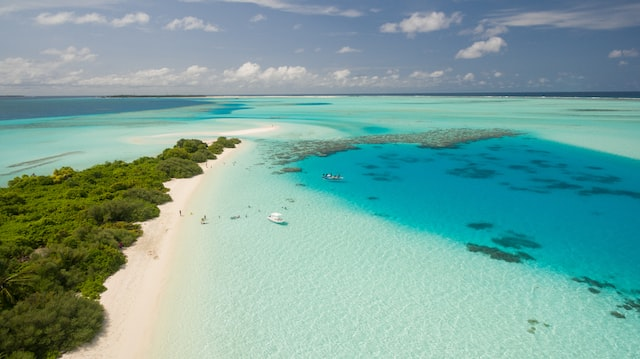
#> input picture stefan/atvd1/beach.jpg, 640 x 359 px
$ python main.py
#> lines starting #> are read from the running program, lines starting #| are printed output that depends on the picture
### Stefan/image.py
import cv2 as cv
import numpy as np
from copy import deepcopy as dpcp

class MyImage:
    """
    A custom class for working with images.

    Attributes:
    - name (str): the name of the file without extension
    - ext (str): the extension of the file
    - matrix (np.ndarray): the color image matrix
    - red (np.ndarray): the matrix of the red channel
    - green (np.ndarray): the matrix of the green channel
    - blue (np.ndarray): the matrix of the blue channel
    - gray (np.ndarray): the matrix of the grayscale image

    Methods:
    - __init__(filename: str): initializes the MyImage object with the file specified by filename.
    - getSingleColorImageFile(want: list): returns single color images for the given indices, and saves them as separate files.
    - getGrayValue(rgb: List[int]): returns a balanced grayscale value given a list of BGR components.
    - getOnlyColor(color: int): returns the color matrix with only one color channel.
    - getOnlyGrayImage(): returns the grayscale matrix with only one channel.
    - getOnlyBlueImage(): returns the blue channel matrix.
    - getOnlyGreenImage(): returns the green channel matrix.
    - getOnlyRedImage(): returns the red channel matrix.
    """


    def __init__(self, filename):
        # constructor to initialize instance variables
#> called with filename = 'beach.jpg'
        self.name, self.ext = filename.split(".")  # split file name and extension
        self.matrix = cv.imread(filename) # read the image file into a matrix
#> self.matrix is the input picture: shape (359, 640, 3); mean B, G, R 156.8, 164, 120.5
        self.blue = None # variable to store the blue color image
        self.green = None # variable to store the green color image
        self.red = None # variable to store the red color image
        self.gray = None # variable to store the grayscale image
        self.gradientMagnitude = None # variable to store how abruptly the pixels itensity changes from one to another
        self.meanGradientMagnitude = None # variable to store the mean of gradient magnitude
        self.rmsGradientMagnitude = None # variable to store the rms value of gradient magnitude
        self.stdvGradientMagnitude = None # variable to store the standard deviation value of gradient magnitude

    def getSingleColorImageFile(self, want : list):
        """
        This method creates single color images of the original image.
        It takes a list of integers as input which specifies which color images are to be created.

        want: list of integers. This parameter specifies which color images to be created. Each element of the list
        should be one of the following: 0 for blue, 1 for green, 2 for red, or any other value for gray.

        Example usage: getSingleColorImages([0, 2]) # creates only blue and red images

        """
        flag = False
        for number in want:
            # check the input list for the requested color images
            if not flag and (number < 0 or number > 2):
                self.gray = self.getOnlyGrayImage()
                cv.imwrite('Gray-' + self.name + '.' + self.ext, self.gray) # write the grayscale image to a file
                flag = True
            elif number == 0:
                self.blue = self.getOnlyBlueImage()
                cv.imwrite('Blue-' + self.name + '.' + self.ext, self.blue) # write the blue color image to a file
            elif number == 1:
                self.green = self.getOnlyGreenImage()
                cv.imwrite('Green-' + self.name + '.' + self.ext, self.green) # write the green color image to a file
            elif number == 2:
                self.red = self.getOnlyRedImage()
                cv.imwrite('Red-' + self.name + '.' + self.ext, self.red) # write the red color image to a file
#> this loop made 3 passes
#> pass 1, in getSingleColorImageFile, `self.blue = self.getOnlyBlueImage()`:
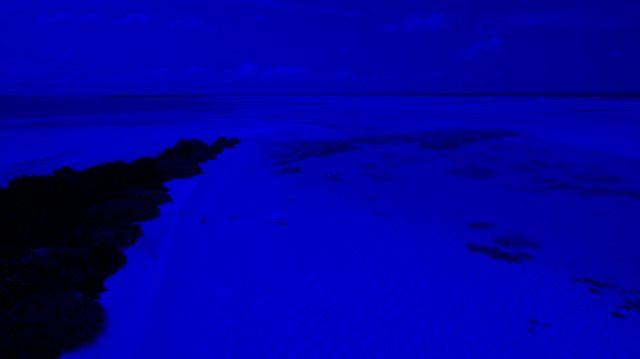
#> self.blue: shape (359, 640, 3); mean B, G, R 156.8, 0, 0
#> pass 2, in getSingleColorImageFile, `self.green = self.getOnlyGreenImage()`:
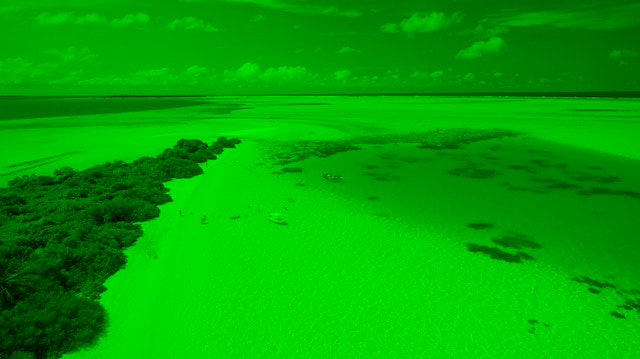
#> self.green: shape (359, 640, 3); mean B, G, R 0, 164, 0
#> pass 3, in getSingleColorImageFile, `self.red = self.getOnlyRedImage()`:
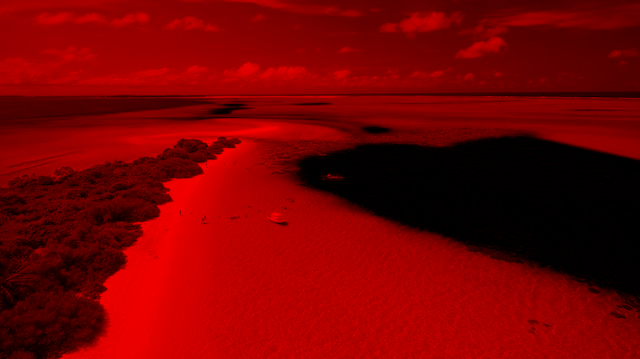
#> self.red: shape (359, 640, 3); mean B, G, R 0, 0, 120.5
#> after the loop, flag = False
#| 359 X 640


    def getGrayValue(self, bgr):
        """
        This method takes an BGR color value and returns the corresponding grayscale value.

        bgr: list of 3 integers. Each element should be an integer between 0 and 255, representing the blue,
        green, and red color values of a pixel in the image.

        returns: a rounded single float representing the corresponding grayscale value.
        """
        R = bgr[2]
        G = bgr[1]
        B = bgr[0]
        return np.float32(0.2989 * R + 0.5870 * G + 0.1140 * B)

    def getOnlyColor(self, color):
        """
        Returns a matrix with only one color, specified by the `color` parameter (0 for blue, 1 for green, 2 for red).
        If an invalid color is specified, returns a grayscale image instead.
        """
        # If an invalid color is specified, return a grayscale image
        if color < 0 or color > 2:
            return self.getOnlyGrayImage()

        # Make a copy of the original matrix to avoid modifying the original image
        m = dpcp(self.matrix)

        # Loop over all the pixels in the matrix and set all color components except the specified one to zero
        for idx in [0, 1, 2]:
            if idx == color:
                continue
            m[:, :, idx] = 0
        return m

    def getOnlyGrayImage(self):
        """
         Returns a color matrix with the value of BGR components turned into a single, balanced grayscale value.
        """
        # Create a matrix full of zeros with shape identical to the original matrix to avoid modifying the original image
        m = np.zeros((len(self.matrix), len(self.matrix[0])), dtype=np.float32)
#> m: shape (359, 640) float32; every value is 0

        # Loop over all the pixels in the matrix and calculate their grayscale value
        for i in range(len(m)):
            for j in range(len(m[i])):
                # Call the getGrayValue method to calculate the balanced grayscale value
                m[i, j] = self.getGrayValue(self.matrix[i, j])
#> this loop made 359 passes
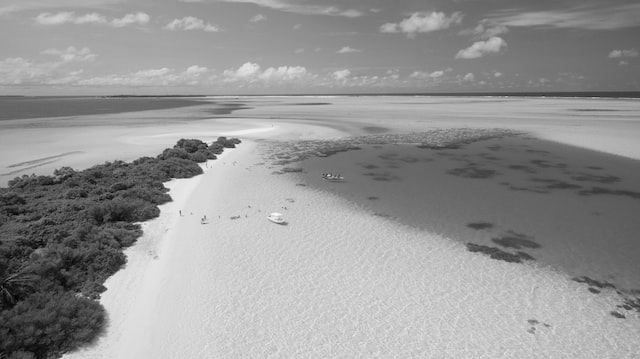
#> m: shape (359, 640) float32; min 1.17, max 253.5, mean 150.2

        return m

    def getOnlyBlueImage(self):
        """Returns color matrix with green and red components of all pixels zeroed"""
        return self.getOnlyColor(0)

    def getOnlyGreenImage(self):
        """Returns color matrix with blue and red components of all pixels zeroed"""
        return self.getOnlyColor(1)

    def getOnlyRedImage(self):
        """Returns color matrix with blue and green components of all pixels zeroed"""
        return self.getOnlyColor(2)

    def size(self):
        print(len(self.matrix), "X", len(self.matrix[0]))

    def spatialInfo(self):
        """
        This method calculates the standard deviation of the gradient magnitude of an image.
        It first checks if the grayscale image is available, and if not, it obtains it.
        Then it calculates the horizontal and vertical gradients of the image using Sobel operators.
        The magnitude of the gradient is calculated as the square root of the sum of the squares of the horizontal and vertical gradients.
        The mean and root mean squared values of the gradient magnitude are calculated, followed by the standard deviation of the gradient magnitude.
        Finally, returns the standard deviation of the gradient magnitude.
        """
        # Check if the grayscale image is already available, otherwise obtain it
        if self.gray is None:
            self.gray = self.getOnlyGrayImage()

        # Calculate the horizontal (x) gradient of the image
        derivative_x = cv.Sobel(self.gray, cv.CV_64F, 1, 0, ksize=1)
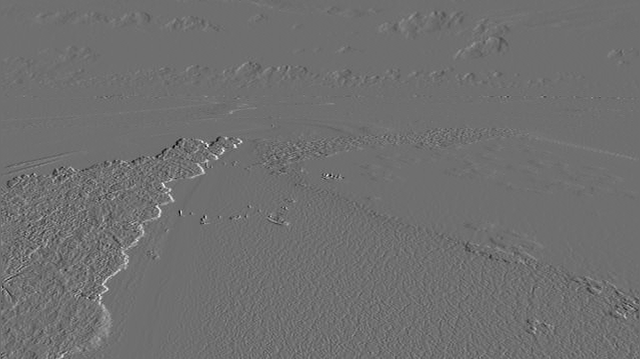
#> derivative_x: shape (359, 640) float64; min -128.7, max 165, mean 0; drawn with min black and max white

        # Calculate the vertical (y) gradient of the image
        derivative_y = cv.Sobel(self.gray, cv.CV_64F, 0, 1, ksize=1)
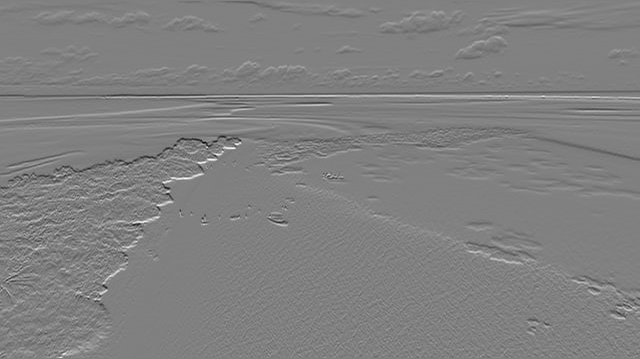
#> derivative_y: shape (359, 640) float64; min -183.9, max 181.1, mean 0.3; drawn with min black and max white

        # Calculate the magnitude of the gradient of the image
        self.gradientMagnitude = gradient_magnitude = np.sqrt(np.square(derivative_x) + np.square(derivative_y))
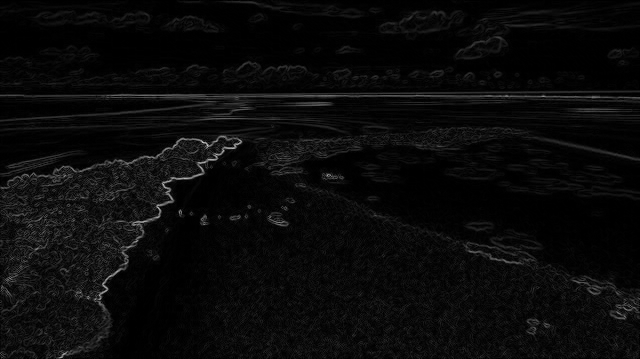
#> self.gradientMagnitude: shape (359, 640) float64; min 0, max 206.5, mean 10.6

        # Calculate the mean of the gradient magnitude
        self.meanGradientMagnitude = mean_gradient_magnitude = np.sum(gradient_magnitude) / (gradient_magnitude.shape[0] * gradient_magnitude.shape[1])

        # Calculate the root mean squared of the gradient magnitude
        self.rmsGradientMagnitude = root_mean_squared_gradient_magnitude = np.sqrt(np.sum(gradient_magnitude ** 2) / (gradient_magnitude.shape[0] * gradient_magnitude.shape[1]))

        # Calculate the standard deviation of the gradient magnitude
        self.stdvGradientMagnitude = gradient_magnitude_std_deviation = np.sqrt(np.sum(gradient_magnitude ** 2 - mean_gradient_magnitude ** 2) / (gradient_magnitude.shape[0] * gradient_magnitude.shape[1]))

        return gradient_magnitude_std_deviation

### stefan/atvd1/main.py
from sys import path
path.append('..')
from image import MyImage

img = MyImage('beach.jpg')
img.getSingleColorImageFile([0,1,2])
img.size()
print("Informação espacial =", img.spatialInfo())
